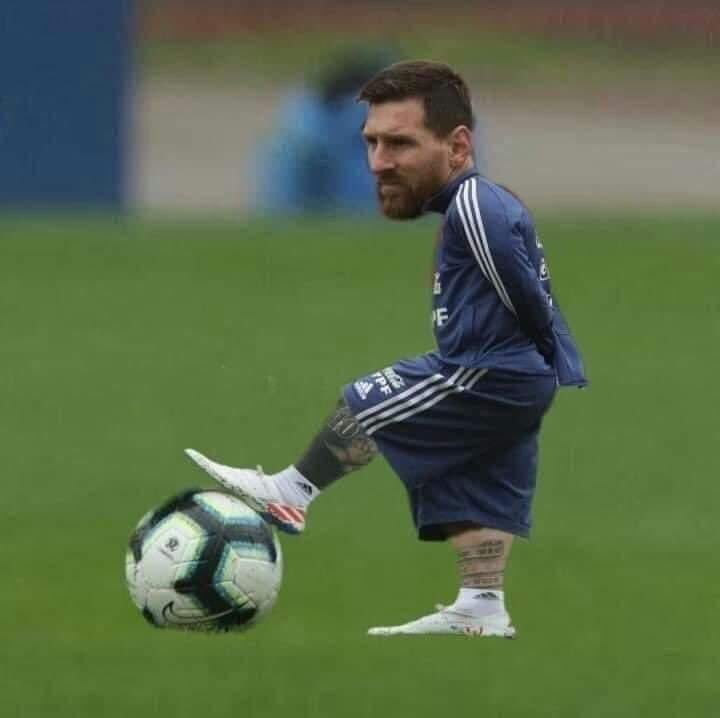
#> input picture 6_img_join_bilestirme/messi.jpg, 720 x 718 px
$ python image_join_birlestir_spy.py
#> lines starting #> are read from the running program, lines starting #| are printed output that depends on the picture
#goruntuleri alt alta veya yan yana birlestirme yapabiliyoruz.
#aynı pandasta verilerimizi concat ilie yan yana veya ust uste birlestirme gibi.
#bunun onemi ise elimizdeki farklı verilerin cesitlendirilmesi acısından resimleri birlestirip nesne tespiti yapabiliriz.

import cv2
import numpy as np


img = cv2.imread("messi.jpg")
#> img is the input picture: shape (718, 720, 3); mean B, G, R 73.3, 108.1, 89.6
cv2.imshow("Original", img)
cv2.waitKey(0)
cv2.destroyAllWindows()


#simdi resimleri yan yana birlestirelim
hor = np.hstack((img,img))
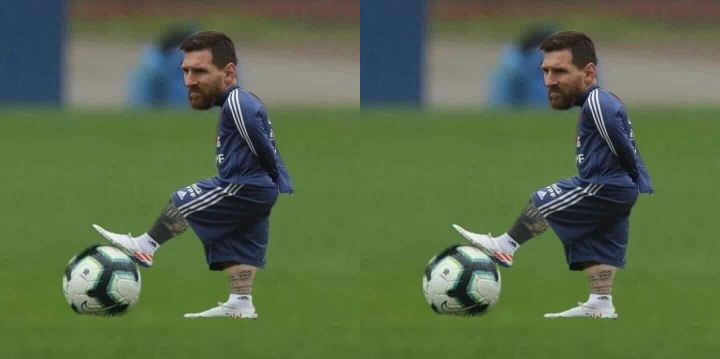
#> hor: shape (718, 1440, 3) (shown at 1/2 size); mean B, G, R 73.3, 108.1, 89.6
cv2.imshow("Horizontal", hor)
cv2.waitKey(0)
cv2.destroyAllWindows()

#simdi dikey sekilde ekleme yapalım
ver = np.vstack((img,img))
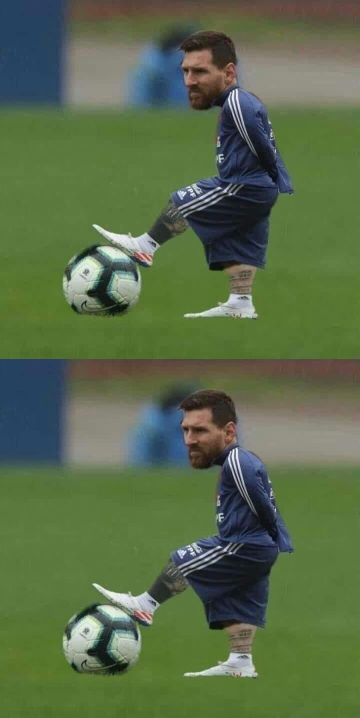
#> ver: shape (1436, 720, 3) (shown at 1/2 size); mean B, G, R 73.3, 108.1, 89.6
cv2.imshow("Vertical", ver)
cv2.waitKey(0)
cv2.destroyAllWindows()
